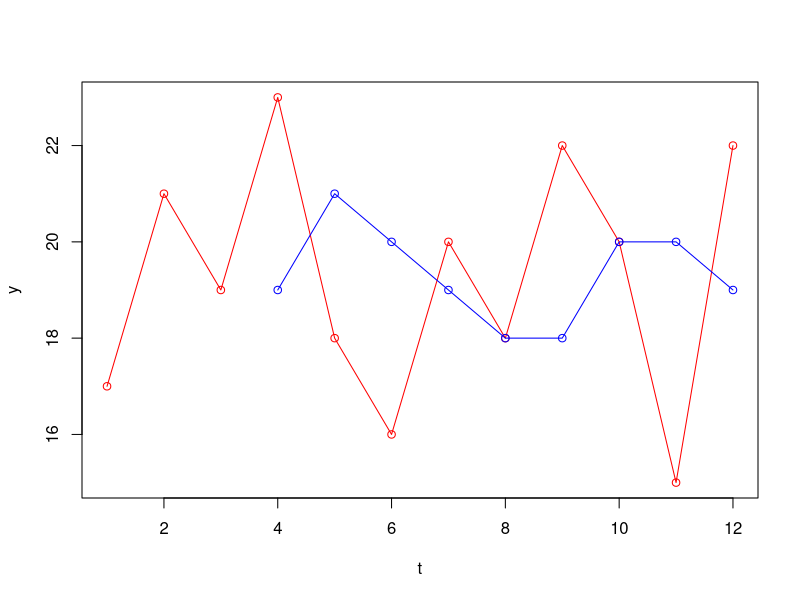
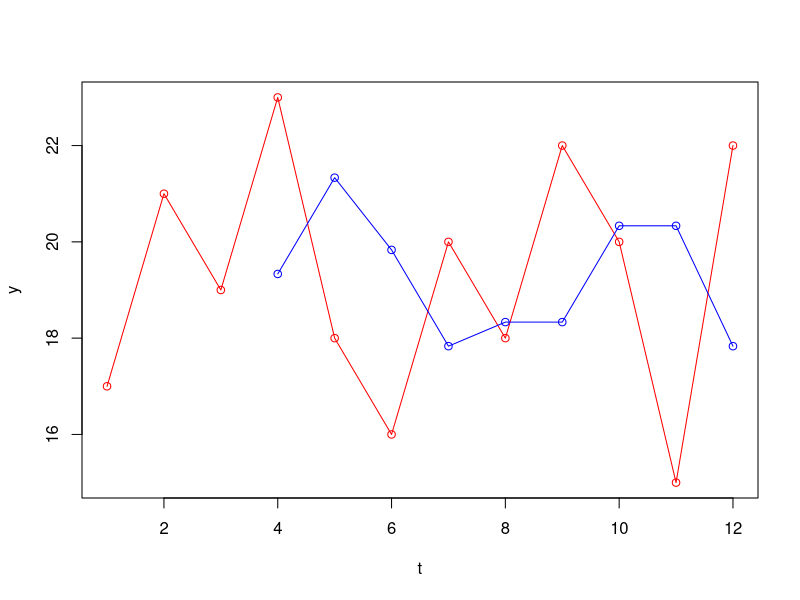
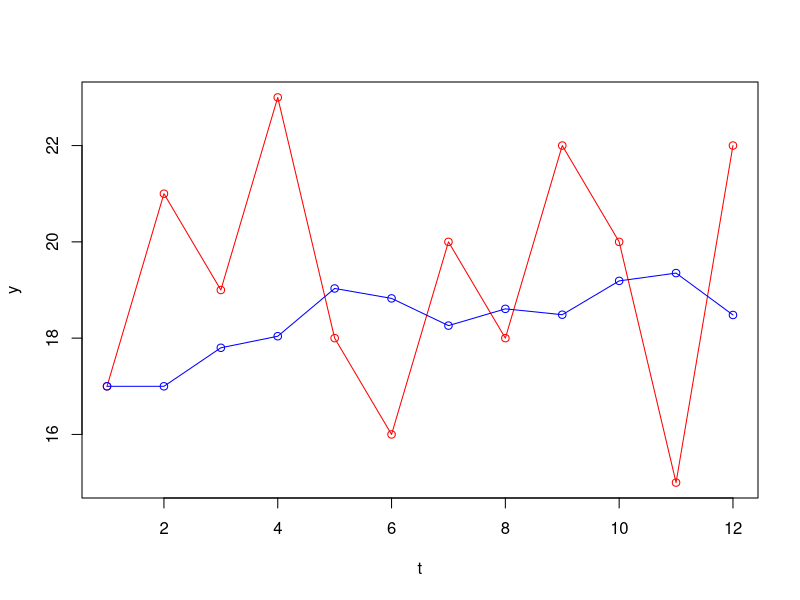

Here is the R script that generated these plots, in order:
## ---- chunk 1
knitr::opts_chunk$set(echo = TRUE)
## ---- chunk 2
t <- c(1:12)
y <- c(17,21,19,23,18,16,20,18,22,20,15,22)
n <- 12
## ---- chunk 3
p = NA
e = NA
for(i in 1:(n-3)){p[i+3]=(y[i]+y[i+1]+y[i+2])/3; e[i+3] = p[i+3] - y[i+3]}
Prom_m = data.frame(t,p,y,e^2)
Prom_m
## ---- chunk 4
CME=mean(e^2,na.rm=TRUE)
cat("El cuadrado medio del error por promedios móviles es", CME)
## ---- chunk 5
plot(t, y, type = 'o', col='red')
x = 1:n
lines(x,p[x],type='o',col='blue')
## ---- chunk 6
p2 = NA
e2 = NA
for(i in 1:(n-3)){p2[i+3]=(1/6)*y[i]+(2/6)*y[i+1]+(3/6)*y[i+2]; e2[i+3] = p2[i+3] - y[i+3]}
Prom_m_p = data.frame(t,p2,y,e2^2)
Prom_m_p
## ---- chunk 7
CME2 = mean(e2^2,na.rm=TRUE)
cat("El cuadrado medio del error sin NA por promedios móviles ponderados es", CME2)
## ---- chunk 8
plot(t, y, type='o', col='red')
x = 1:n
lines(x,p2[x],type='o',col='blue')
## ---- chunk 9
p3 = NA
e3 = NA
p3[1] = y[1]
p3[2] = y[1]
a = 0.20
for(i in 2:n){p3[i]=a*y[i-1]+(1-a)*p3[i-1]; e3[i] = y[i]- p3[i]}
Suavi_exp = data.frame(t,p3,y,e3^2)
Suavi_exp
## ---- chunk 10
CME3=mean(e3^2,na.rm=TRUE)
cat("El cuadrado medio del error sin NA del método de suavizamiento exponencial es ", CME3)
## ---- chunk 11
plot(t, y, type='o', col='red')
x = 1:n
lines(x,p3[x],type='o',col='blue')
## ---- chunk 12
p4 = NA
e4 = NA
p4[1] = y[1]
p4[2] = y[1]

columnas = c("Alfa","CME") 
CMES = data.frame(matrix(nrow = 0, ncol = length(columnas))) 
colnames(CMES) = columnas

alfa <- c(0.1, 0.2, 0.3, 0.4, 0.5, 0.6, 0.7, 0.8, 0.9)

for (a in alfa) {
  for(i in 2:n){p4[i]=a*y[i-1]+(1-a)*p4[i-1]; e4[i] = y[i]- p4[i]}
    CME4=mean(e4^2,na.rm=TRUE)
    CMES[nrow(CMES) + 1,] = c(a, CME4)
    p4 = NA
    e4 = NA
    p4[1] = y[1]
    p4[2] = y[1]
}

CMES
## ---- chunk 13
# Promedio móvil

Pronostico1 = sum(y[n]+y[n-1]+y[n-2])/3

cat("Pronóstico de promedios móviles para ventas de gasolina en semana 13:", Pronostico1,"\n", "\n")

# Promedio móvil ponderado

Pronostico2 = (1/6)*y[n]+(2/6)*y[n-1]+(3/6)*y[n-2]
cat("Pronóstico de promedios móviles ponderados para ventas de gasolina semana 13:", Pronostico2, "\n", "\n")

# Método de suavizamiento exponencial

Pronostico3 = 0.2*y[n]+(1-0.2)*p3[n]
cat("Pronóstico de Método de suavizamiento exponencial para ventas de gasolina semana 13:", Pronostico3)
